Frame 1 (no input): blank canvas, image omitted
Frame 60 (no input): blank canvas, image omitted
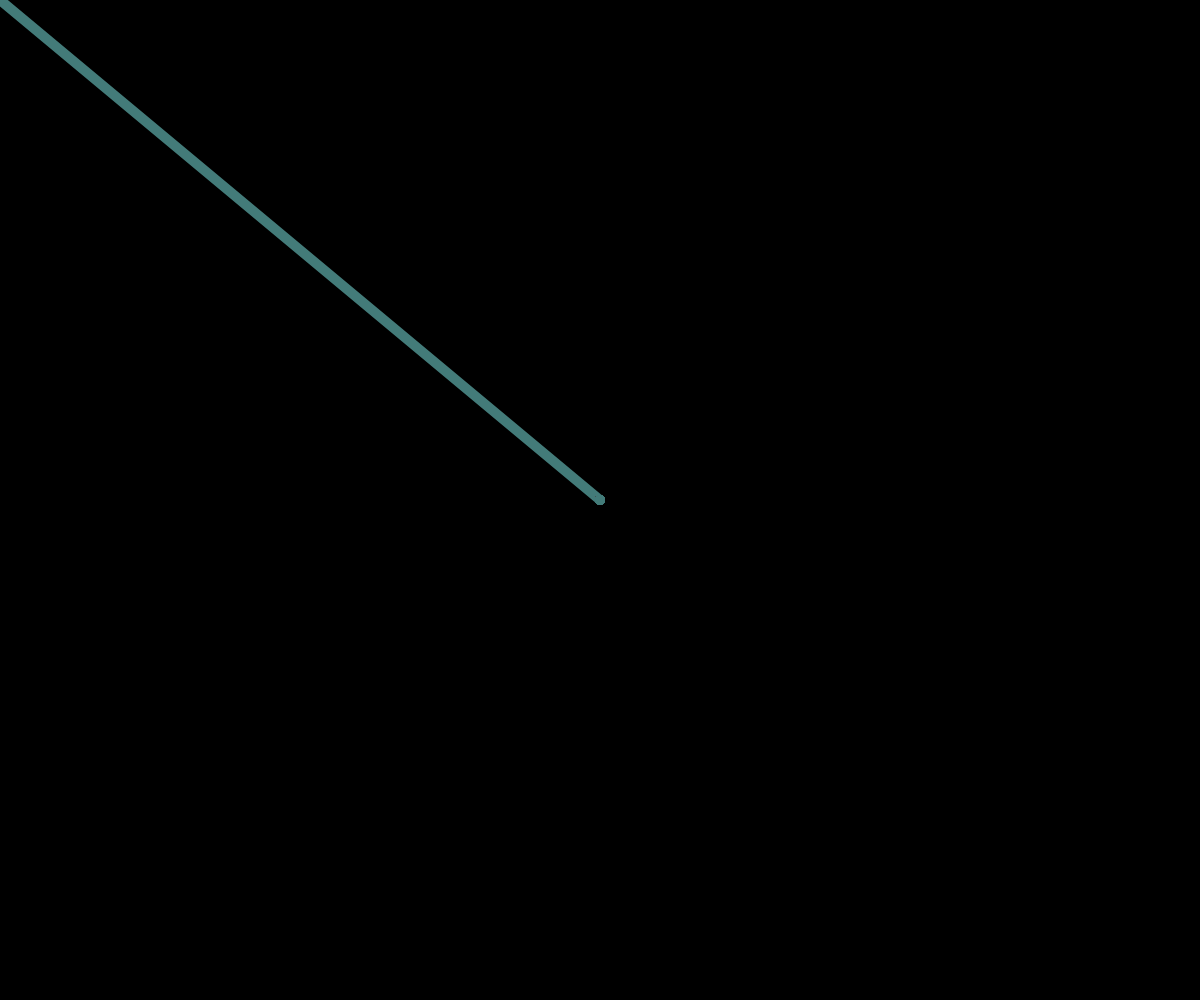
Frame 120 (the mouse pressed at the canvas centre since frame 60)

The p5.js sketch whose frames 1 and 60 were blank and that drew this single picture after the mouse press (run headless with seeded random() and noise() and a simulated clock; from frame 60 on, the mouse is pressed at the canvas centre):

// p5.js sketch
// ── sketch.js
let col, col1, col2;

function setup(){
 createCanvas(windowWidth,windowHeight); 
 background(0);
 noStroke();
 strokeWeight(10)
 noFill()

 col1 = color("#851400");
 col2 = color("#00e2f2");

}

function draw(){

//  let r = map(mouseX, 0,width, 0,255);
//  let b = map(mouseX, 0,width,255,0);

//  col = color(r, 0, b);
let i = map(mouseX,0,width,0,1)

 col = lerpColor(col1, col2,i)

//console.log(r);

 stroke(col);
 line(pmouseX, pmouseY,mouseX, mouseY);

//filter(BLUR,2);
//  fill(col);
//  ellipse(mouseX, mouseY, 20);

}
